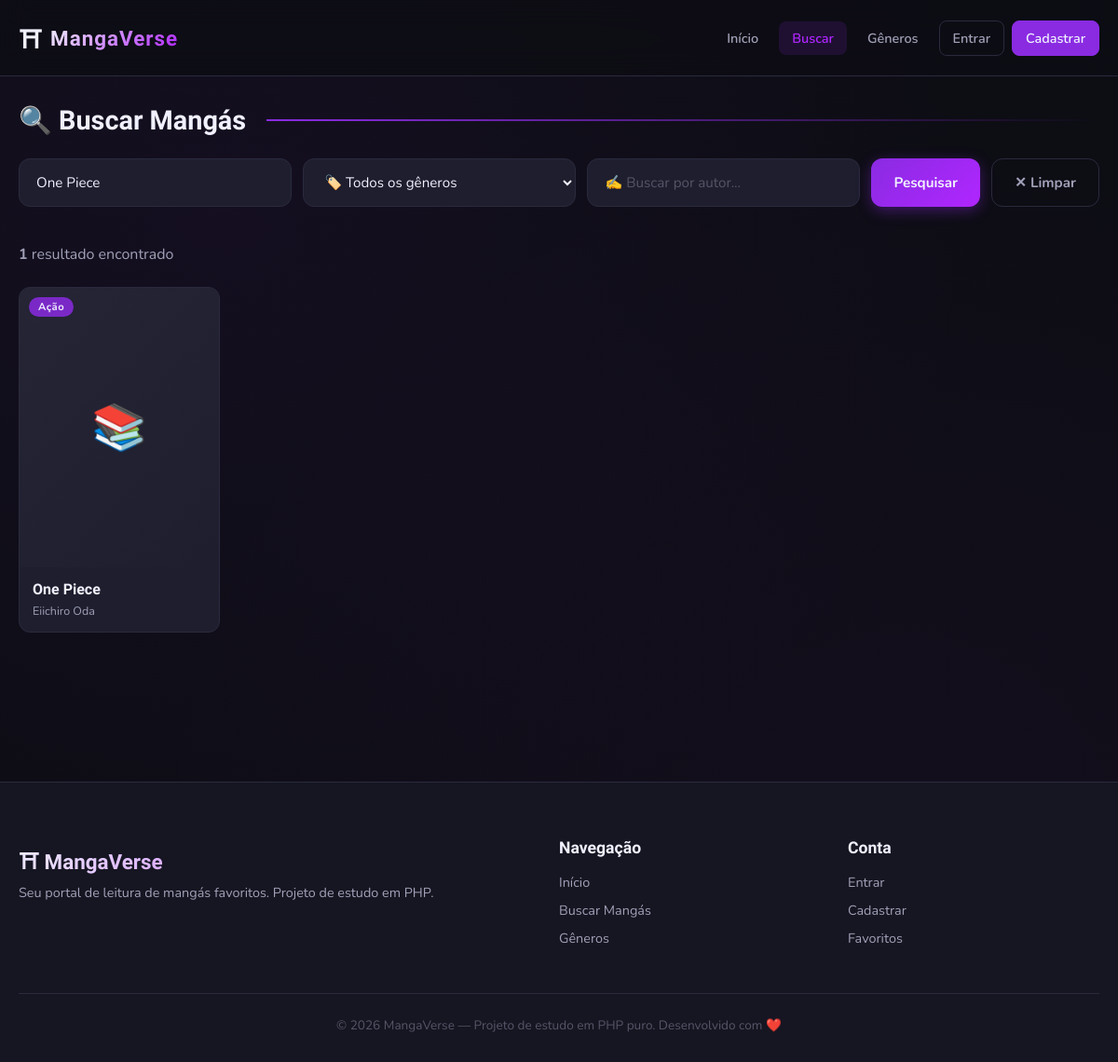
The app's page /busca.php?nome=One Piece with its own data.
### tables this page shows
CREATE TABLE IF NOT EXISTS mangas (
    id        INT AUTO_INCREMENT PRIMARY KEY,
    titulo    VARCHAR(200)  NOT NULL,
    descricao TEXT,
    genero    VARCHAR(100),
    autor     VARCHAR(100),
    capa      VARCHAR(300),                   
    destaque  TINYINT(1)   DEFAULT 0,         
    criado_em DATETIME     DEFAULT CURRENT_TIMESTAMP
);

### includes/funcoes.php (called while the page is built, shortened)
<?php
function sanitizar($texto) {
    return htmlspecialchars($texto, ENT_QUOTES, 'UTF-8');
}

### busca.php (the view, shortened to what this page needs)
<?php
require_once 'includes/funcoes.php';
$busca_nome   = trim($_GET['nome']   ?? '');
$busca_genero = trim($_GET['genero'] ?? '');
$busca_autor  = trim($_GET['autor']  ?? '');
$resultados    = [];
$buscou        = false;
$total_resultados = 0;
$tem_busca = !empty($busca_nome) || !empty($busca_genero) || !empty($busca_autor);
if ($tem_busca) {
    $buscou = true;
    $condicoes = [];
    if (!empty($busca_nome)) {
        $nome_seguro = mysqli_real_escape_string($conexao, $busca_nome);
        $condicoes[] = "titulo LIKE '%$nome_seguro%'";
    }
    $where = implode(' AND ', $condicoes);
    $sql = "SELECT * FROM mangas WHERE $where ORDER BY titulo ASC";
    $resultado_query = mysqli_query($conexao, $sql);
    $resultados = mysqli_fetch_all($resultado_query, MYSQLI_ASSOC);
    $total_resultados = count($resultados);
}
require_once 'includes/header.php';
?>
<div class="container" style="padding-top: 40px; padding-bottom: 40px;">
    <h1 class="titulo-secao">🔍 Buscar Mangás</h1>
    <form action="busca.php" method="GET">
        <div class="barra-busca">
            <input
                type="text"
                name="nome"
                placeholder="🔤 Buscar por nome..."
                value="<?= sanitizar($busca_nome) ?>"
                maxlength="200"
            >
            <select name="genero">
                <option value="">🏷️ Todos os gêneros</option>
            </select>
            <input
                type="text"
                name="autor"
                placeholder="✍️ Buscar por autor..."
                value="<?= sanitizar($busca_autor) ?>"
                maxlength="100"
            >
            <button type="submit" class="btn btn-primario">Pesquisar</button>
            <?php if ($tem_busca): ?>
                <a href="busca.php" class="btn btn-secundario">✕ Limpar</a>
            <?php endif; ?>
        </div>
    </form>
    <?php if ($buscou): ?>
        <p style="color: var(--cinza-claro); margin-bottom: 24px;">
            <?php if ($total_resultados > 0): ?>
                <strong><?= $total_resultados ?></strong> resultado<?= $total_resultados !== 1 ? 's' : '' ?> encontrado<?= $total_resultados !== 1 ? 's' : '' ?>
            <?php else: ?>
                Nenhum resultado encontrado. Tente outros termos.
            <?php endif; ?>
        </p>
        <?php if (!empty($resultados)): ?>
            <div class="grade-mangas">
                <?php foreach ($resultados as $manga): ?>
                    <a href="manga.php?id=<?= $manga['id'] ?>" class="card-manga">
                        <div class="card-capa">
                            <?php if (!empty($manga['capa']) && file_exists($manga['capa'])): ?>
                                <img
                                    src="<?= sanitizar($manga['capa']) ?>"
                                    alt="Capa de <?= sanitizar($manga['titulo']) ?>"
                                    loading="lazy"
                                >
                            <?php else: ?>
                                <div class="capa-placeholder">📚</div>
                            <?php endif; ?>
                            <?php if (!empty($manga['genero'])): ?>
                                <span class="card-genero"><?= sanitizar($manga['genero']) ?></span>
                            <?php endif; ?>
                        </div>
                        <div class="card-info">
                            <h3 class="card-titulo"><?= sanitizar($manga['titulo']) ?></h3>
                            <?php if (!empty($manga['autor'])): ?>
                                <p class="card-autor"><?= sanitizar($manga['autor']) ?></p>
                            <?php endif; ?>
                        </div>
                    </a>
                <?php endforeach; ?>
            </div>
        <?php endif; ?>
    <?php endif; ?>
</div>
<?php require_once 'includes/footer.php'; ?>

### assets/css/style.css (style rules this page uses)
:root { --fundo-principal: #0d0d14; --fundo-secundario: #161622; --fundo-card: #1e1e2e; --fundo-input: #252535; --roxo-principal: #8A2BE2; --roxo-neon: #b026ff; --roxo-suave: #6a1fb5; --acento: #e040fb; --branco: #f0f0ff; --cinza-claro: #a0a0b8; --cinza-escuro: #555568; --borda: #2a2a3e; --sombra: 0 4px 24px rgba(0,0,0,0.5); --sombra-roxo: 0 0 20px rgba(138,43,226,0.35); --raio: 12px; --transicao: 0.3s ease; }
*, *::before, *::after { margin: 0; padding: 0; box-sizing: border-box; }
html { scroll-behavior: smooth; font-size: 16px; }
body { font-family: 'Nunito', sans-serif; background-color: var(--fundo-principal); color: var(--branco); min-height: 100vh; opacity: 0; transition: opacity 0.5s ease; background-image: radial-gradient(ellipse at 20% 20%, rgba(138,43,226,0.06) 0%, transparent 60%), radial-gradient(ellipse at 80% 80%, rgba(176,38,255,0.04) 0%, transparent 60%); }
body.carregado { opacity: 1; }
a { color: var(--cinza-claro); text-decoration: none; transition: color var(--transicao); }
.container { max-width: 1200px; margin: 0 auto; padding: 0 20px; }
.titulo-secao { font-family: 'Rajdhani', sans-serif; font-size: 1.8rem; font-weight: 700; margin-bottom: 24px; display: flex; align-items: center; gap: 10px; }
.titulo-secao::after { content: ''; flex: 1; height: 2px; background: linear-gradient(to right, var(--roxo-principal), transparent); margin-left: 12px; }
.btn { display: inline-flex; align-items: center; gap: 8px; padding: 12px 24px; border-radius: var(--raio); font-family: 'Nunito', sans-serif; font-weight: 700; font-size: 0.95rem; cursor: pointer; border: none; transition: all var(--transicao); text-decoration: none; }
.btn-primario { background: linear-gradient(135deg, var(--roxo-principal), var(--roxo-neon)); color: var(--branco); box-shadow: 0 4px 15px rgba(138,43,226,0.4); }
.btn-secundario { background: transparent; color: var(--cinza-claro); border: 1px solid var(--borda); }
.grade-mangas { display: grid; grid-template-columns: repeat(auto-fill, minmax(180px, 1fr)); gap: 20px; margin-bottom: 40px; }
.card-manga { background: var(--fundo-card); border-radius: var(--raio); border: 1px solid var(--borda); overflow: hidden; transition: transform var(--transicao), box-shadow var(--transicao), border-color var(--transicao); cursor: pointer; text-decoration: none; color: var(--branco); display: block; }
.card-capa { position: relative; padding-top: 140%; overflow: hidden; background: var(--fundo-input); }
.capa-placeholder { position: absolute; inset: 0; display: flex; align-items: center; justify-content: center; font-size: 3rem; background: linear-gradient(135deg, var(--fundo-input), var(--fundo-card)); color: var(--cinza-escuro); }
.card-genero { position: absolute; top: 10px; left: 10px; background: rgba(138,43,226,0.85); backdrop-filter: blur(4px); color: var(--branco); padding: 3px 10px; border-radius: 20px; font-size: 0.7rem; font-weight: 700; letter-spacing: 0.5px; }
.card-info { padding: 14px; }
.card-titulo { font-family: 'Rajdhani', sans-serif; font-size: 1rem; font-weight: 600; line-height: 1.3; margin-bottom: 4px; display: -webkit-box; line-clamp: 2; -webkit-line-clamp: 2; -webkit-box-orient: vertical; overflow: hidden; }
.card-autor { font-size: 0.78rem; color: var(--cinza-claro); }
.barra-busca { display: flex; gap: 12px; margin-bottom: 40px; flex-wrap: wrap; }
.barra-busca input, .barra-busca select { flex: 1; min-width: 200px; padding: 14px 18px; background: var(--fundo-card); border: 1px solid var(--borda); border-radius: var(--raio); color: var(--branco); font-family: 'Nunito', sans-serif; font-size: 0.95rem; outline: none; transition: border-color var(--transicao); }
.barra-busca input::placeholder { color: var(--cinza-escuro); }

### records on screen
mangas: genero "Ação", titulo "One Piece", autor "Eiichiro Oda"

### other values on screen
$total_resultados "1"
